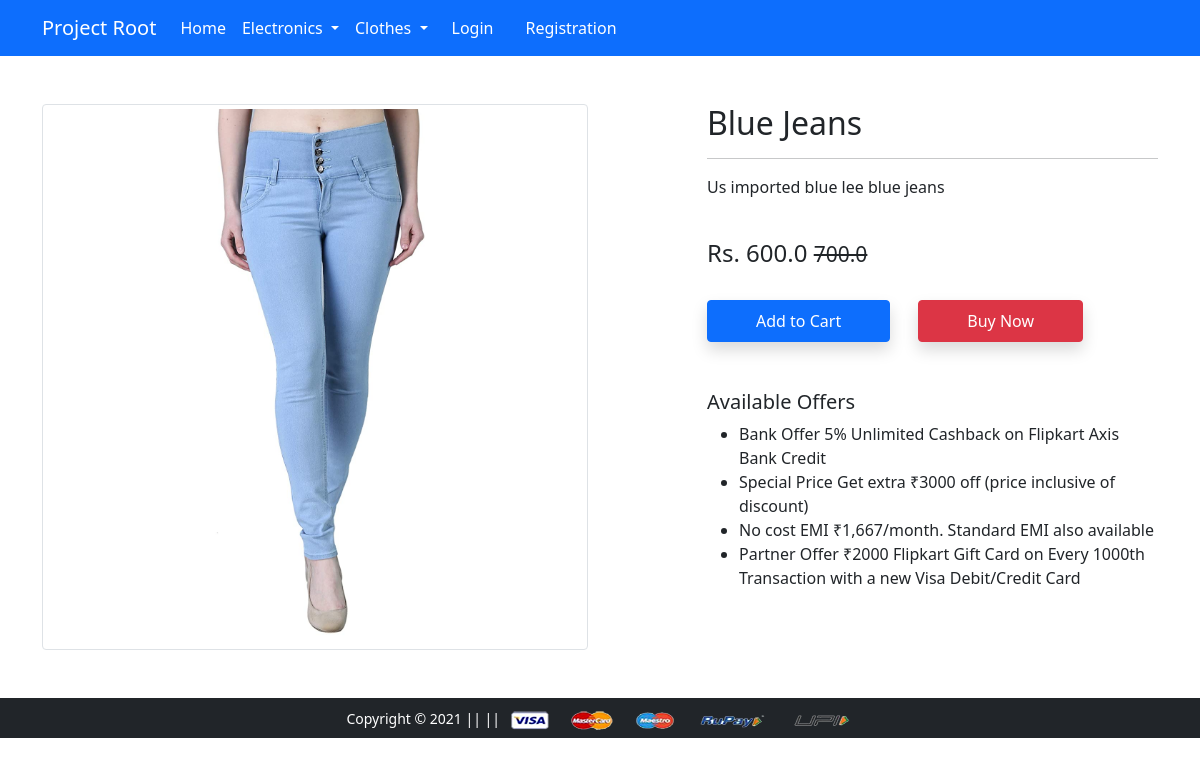
Screenshot of /shoping/product-detail/1/ with the database file from the repository.
### app/models.py (models this page shows, shortened)
class Product(models.Model):
 title = models.CharField(max_length=100)
 selling_price = models.FloatField()
 discounted_price = models.FloatField()
 description = models.TextField()
 brand = models.CharField(max_length=100)
 category = models.CharField( choices=CATEGORY_CHOICES, max_length=2)
 product_image = models.ImageField(upload_to='productimg')

### app/views.py (the view)
# urls.py: path('product-detail/<int:pk>/', views.ProductDetailView.as_view(), name='product-detail'),
class ProductDetailView(View):
	def get(self, request, pk):
		totalitem = 0
		product = Product.objects.get(pk=pk)
		print(product.id)
		item_already_in_cart=False
		if request.user.is_authenticated:
			totalitem = len(Cart.objects.filter(user=request.user))
			item_already_in_cart = Cart.objects.filter(Q(product=product.id) & Q(user=request.user)).exists()
		return render(request, 'app/productdetail.html', {'product':product, 'item_already_in_cart':item_already_in_cart, 'totalitem':totalitem})

### app/templates/app/productdetail.html (shortened to what this page needs)
{% extends 'app/base.html' %}
{% load static %}
{% block main-content %}
<div class="container my-5">
 <div class="row">
  <div class="col-sm-6 text-center align-self-center">
   <img src="{{product.product_image.url}}" alt="" class="img-fluid img-thumbnail">
  </div>
  <div class="col-sm-5 offset-sm-1">
   <h2>{{product.title}}</h2>
   <hr>
   <p>{{product.description}}</p> <br>
   <h4>Rs. {{product.discounted_price}} <small class="fw-light text-decoration-line-through">{{product.selling_price}}</small></h4> <br>
   {% if not request.user.is_authenticated %}
     <form action="/add-to-cart" class="d-inline">
      <button type="submit" class="btn btn-primary shadow px-5 py-2">Add to Cart</button>
     </form>
   {% endif %}
   <a href="{% url 'checkout' %}" class="btn btn-danger shadow px-5 py-2 ms-4">Buy Now</a>
   <h5 class="mt-5">Available Offers</h5>
   <ul>
    <li>Bank Offer 5% Unlimited Cashback on Flipkart Axis Bank Credit</li>
    <li>Special Price Get extra ₹3000 off (price inclusive of discount)</li>
    <li>No cost EMI ₹1,667/month. Standard EMI also available</li>
    <li>Partner Offer ₹2000 Flipkart Gift Card on Every 1000th Transaction with a new Visa Debit/Credit Card</li>
   </ul>
  </div>
 </div>
</div>
{% endblock main-content %}

### rows the page displays
Product: product_image (picture), title "Blue Jeans", description "Us imported blue lee blue jeans", discounted_price "600.0", selling_price "700.0"
